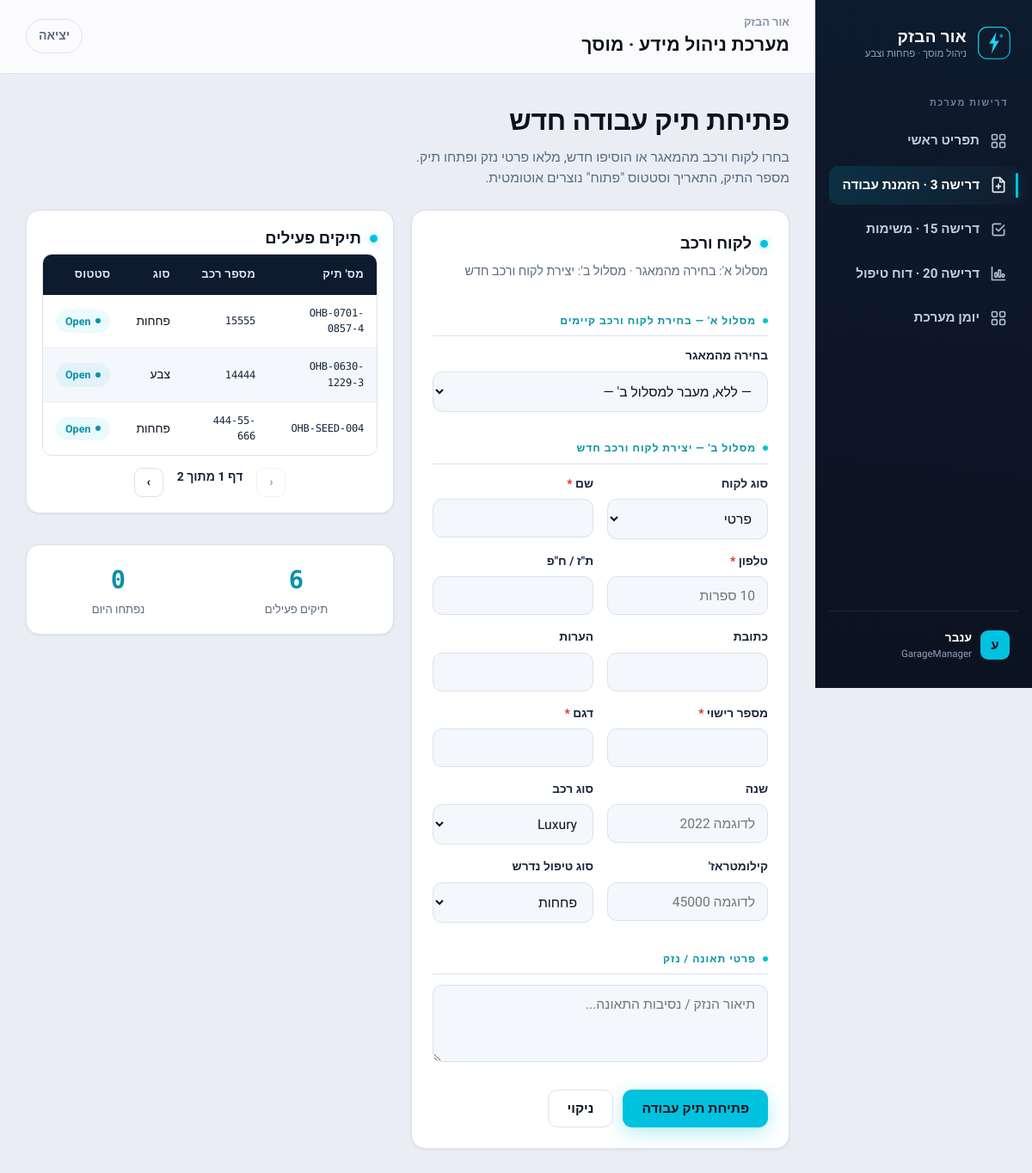
Screenshot of /work-order (signed in) with the database file from the repository.
### tables this page shows
CREATE TABLE work_cases (
    work_case_id INTEGER PRIMARY KEY AUTOINCREMENT,
    case_number TEXT NOT NULL UNIQUE,
    customer_id INTEGER NOT NULL,
    vehicle_id INTEGER NOT NULL,
    accident_details TEXT NOT NULL,
    work_type TEXT NOT NULL DEFAULT 'BodyRepair' CHECK(work_type IN ('BodyRepair','PaintServices','ThirdPartyAccident')),
    status TEXT NOT NULL DEFAULT 'Open' CHECK(status IN ('Open','InProgress','WaitingForParts','WaitingForInsurance','Completed','Closed','Cancelled')),
    opened_by_user_id INTEGER NOT NULL,
    created_at TEXT NOT NULL,
    updated_at TEXT NOT NULL,
    FOREIGN KEY(customer_id) REFERENCES customers(customer_id),
    FOREIGN KEY(vehicle_id) REFERENCES vehicles(vehicle_id),
    FOREIGN KEY(opened_by_user_id) REFERENCES users(user_id)
);

CREATE TABLE vehicles (
    vehicle_id INTEGER PRIMARY KEY AUTOINCREMENT,
    customer_id INTEGER NOT NULL,
    license_plate TEXT NOT NULL UNIQUE,
    model TEXT NOT NULL,
    year INTEGER,
    vehicle_type TEXT NOT NULL CHECK(vehicle_type IN ('Private','Business','Electric','Luxury')),
    km INTEGER DEFAULT 0,
    status TEXT NOT NULL DEFAULT 'Active' CHECK(status IN ('Active','Inactive','InMaintenance')),
    created_at TEXT NOT NULL,
    updated_at TEXT NOT NULL,
    FOREIGN KEY(customer_id) REFERENCES customers(customer_id)
);

### app.py (the view)
@app.route("/work-order", methods=["GET"])
def work_order():
    if not require_login():
        return redirect(url_for("login"))
    user = current_user()
    if not auth.checkPermissions(user, MANAGER_ROLES):
        flash("⛔ אין לך הרשאה לגשת לדרישה 3 (פתיחת תיק עבודה) — היא זמינה למנהלים בלבד.", "error")
        return redirect(url_for("dashboard"))
    ctl = WorkOrderController(db)
    existing = [r for r in ctl.getCustomersAndVehicles() if r.get("vehicle_id")]
    all_active = ctl.getActiveCases()
    page = max(1, int(request.args.get("page", 1)))
    per_page = 3
    total_pages = max(1, (len(all_active) + per_page - 1) // per_page)
    page = min(page, total_pages)
    active_cases = all_active[(page - 1) * per_page: page * per_page]
    summary = {
        'active': len(all_active),
        'today': sum(1 for c in all_active if c['created_at'][:10] == __import__('datetime').date.today().isoformat()),
    }
    return render_template("work_order.html", user=user, existing=existing,
                           active_cases=active_cases, page=page, total_pages=total_pages, summary=summary)

### app.py (called while the page is built)
def current_user():
    return session.get("user")

def require_login():
    return current_user() is not None

### controllers/auth_controller.py (called while the page is built)
    def checkPermissions(self, user: dict, allowed_roles: list) -> bool:
        if not user:
            return False
        u = User(userId=user.get("user_id"), role=user.get("role", ""))
        return u.checkPermissions(allowed_roles)

### controllers/work_order_controller.py (called while the page is built)
    def getCustomersAndVehicles(self):
        return self.db.queryExistingCustomersAndVehicles()

    def getActiveCases(self):
        return self.db.getActiveWorkCases()

### db/database.py (called while the page is built)
    def connect(self):
        conn = sqlite3.connect(self.path)
        conn.row_factory = sqlite3.Row
        conn.execute("PRAGMA foreign_keys = ON")
        return conn

    def _fetch_all(self, query, params=()):
        with self.connect() as conn:
            return [dict(r) for r in conn.execute(query, params).fetchall()]

    def queryExistingCustomersAndVehicles(self):
        return self._fetch_all("""
            SELECT c.customer_id, c.name, c.phone_number, c.customer_type,
                   v.vehicle_id, v.license_plate, v.model, v.year, v.vehicle_type
            FROM customers c
            LEFT JOIN vehicles v ON c.customer_id = v.customer_id
            WHERE c.status = 'Active'
            ORDER BY c.name
        """)

    def getActiveWorkCases(self):
        return self._fetch_all("""
            SELECT wc.work_case_id, wc.case_number, v.license_plate, wc.work_type,
                   wc.status, wc.created_at, wc.updated_at
            FROM work_cases wc JOIN vehicles v ON wc.vehicle_id = v.vehicle_id
            WHERE wc.status != 'Closed'
            ORDER BY wc.work_case_id DESC
        """)

### models/entities.py (called while the page is built)
    def checkPermissions(self, allowed_roles: List[str]) -> bool:
        return self.role in allowed_roles

### templates/work_order.html (shortened to what this page needs)
{% extends "shell.html" %}
{% set active = 'wo' %}
{% block content %}
<div class="page-head">
  <h2 class="page-title">פתיחת תיק עבודה חדש</h2>
  <p class="page-sub">בחרו לקוח ורכב מהמאגר או הוסיפו חדש, מלאו פרטי נזק ופתחו תיק.<br>מספר התיק, התאריך וסטטוס "פתוח" נוצרים אוטומטית.</p>
</div>
<div class="grid-2 equal">
  <div class="card">
    <div class="card-head"><span class="dot"></span><h2>לקוח ורכב</h2></div>
    <p class="hint">מסלול א': בחירה מהמאגר · מסלול ב': יצירת לקוח ורכב חדש</p>
    <div class="section-label">מסלול א' — בחירת לקוח ורכב קיימים</div>
    <div class="field">
      <label for="existing">בחירה מהמאגר</label>
      <select id="existing">
        <option value="">— ללא, מעבר למסלול ב' —</option>
      </select>
    </div>
    <div class="section-label">מסלול ב' — יצירת לקוח ורכב חדש</div>
    <div class="form-grid">
      <div class="field"><label>סוג לקוח</label><select id="customer_type"><option value="Private">פרטי</option><option value="Business">עסקי</option></select></div>
      <div class="field"><label>שם <span class="req">*</span></label><input type="text" id="name"></div>
      <div class="field"><label>טלפון <span class="req">*</span></label><input type="text" id="phone_number" inputmode="numeric" maxlength="10" placeholder="10 ספרות"></div>
      <div class="field"><label>ת"ז / ח"פ</label><input type="text" id="id_number"></div>
      <div class="field"><label>כתובת</label><input type="text" id="address"></div>
      <div class="field"><label>הערות</label><input type="text" id="notes"></div>
      <div class="field"><label>מספר רישוי <span class="req">*</span></label><input type="text" id="license_plate"></div>
      <div class="field"><label>דגם <span class="req">*</span></label><input type="text" id="model"></div>
      <div class="field"><label>שנה</label><input type="text" id="year" inputmode="numeric" maxlength="4" placeholder="לדוגמה 2022"></div>
      <div class="field"><label>סוג רכב</label><select id="vehicle_type"><option>Private</option><option>Business</option><option>Electric</option><option selected>Luxury</option></select></div>
      <div class="field"><label>קילומטראז'</label><input type="text" id="km" inputmode="numeric" placeholder="לדוגמה 45000"></div>
      <div class="field"><label>סוג טיפול נדרש</label><select id="work_type"><option value="BodyRepair">פחחות</option><option value="PaintServices">צבע</option><option value="ThirdPartyAccident">תאונת צד ג'</option></select></div>
    </div>
    <div class="section-label">פרטי תאונה / נזק</div>
    <div class="field"><textarea id="accident_details" placeholder="תיאור הנזק / נסיבות התאונה..."></textarea></div>
    <div class="btn-row">
      <button class="btn btn-primary" onclick="openCase()">פתיחת תיק עבודה</button>
      <button class="btn btn-ghost" onclick="location.reload()">ניקוי</button>
    </div>
  </div>
  <div class="right-col">
    <div class="card compact">
      <div class="card-head"><span class="dot"></span><h2>תיקים פעילים</h2></div>
      <div class="table-wrap">
        <table>
          <thead><tr><th>מס' תיק</th><th>מספר רכב</th><th>סוג</th><th>סטטוס</th></tr></thead>
          <tbody>
            {% for c in active_cases %}
            <tr>
              <td class="mono">{{ c.case_number }}</td>
              <td class="mono">{{ c.license_plate }}</td>
              <td>{{ {'BodyRepair':'פחחות','PaintServices':'צבע','ThirdPartyAccident':'תאונת צד ג׳'}.get(c.work_type, c.work_type) }}</td>
              <td><span class="badge {{ c.status|lower }}">{{ c.status }}</span></td>
            </tr>
            {% else %}
            <tr><td colspan="4" class="center muted">אין תיקים פעילים.</td></tr>
            {% endfor %}
          </tbody>
        </table>
      </div>
      {% if total_pages > 1 %}
      <div class="pager">
        <a href="{{ url_for('work_order', page=page-1) if page>1 else '#' }}" class="page-btn {{ 'disabled' if page==1 }}">‹</a>
        <span class="page-info">דף {{ page }} מתוך {{ total_pages }}</span>
        <a href="{{ url_for('work_order', page=page+1) if page<total_pages else '#' }}" class="page-btn {{ 'disabled' if page==total_pages }}">›</a>
      </div>
      {% endif %}
    </div>
    <div class="card mini-stats">
      <div class="ms"><div class="ms-n">{{ summary.active }}</div><div class="ms-l">תיקים פעילים</div></div>
      <div class="ms"><div class="ms-n">{{ summary.today }}</div><div class="ms-l">נפתחו היום</div></div>
    </div>
  </div>
</div>
{% endblock %}

### templates/shell.html (shortened to what this page needs)
{% extends "base.html" %}
{% macro icon(name) %}
  {% if name=='menu' %}<svg class="ico" viewBox="0 0 24 24" fill="none" stroke="currentColor" stroke-width="2" stroke-linecap="round" stroke-linejoin="round"><rect x="3" y="3" width="7" height="7" rx="1.5"/><rect x="14" y="3" width="7" height="7" rx="1.5"/><rect x="3" y="14" width="7" height="7" rx="1.5"/><rect x="14" y="14" width="7" height="7" rx="1.5"/></svg>
  {% elif name=='wo' %}<svg class="ico" viewBox="0 0 24 24" fill="none" stroke="currentColor" stroke-width="2" stroke-linecap="round" stroke-linejoin="round"><path d="M14 2v6h6"/><path d="M4 4a2 2 0 0 1 2-2h8l6 6v12a2 2 0 0 1-2 2H6a2 2 0 0 1-2-2z"/><path d="M12 11v6M9 14h6"/></svg>
  {% elif name=='dash' %}<svg class="ico" viewBox="0 0 24 24" fill="none" stroke="currentColor" stroke-width="2" stroke-linecap="round" stroke-linejoin="round"><path d="M9 11l3 3 8-8"/><path d="M20 12v6a2 2 0 0 1-2 2H6a2 2 0 0 1-2-2V6a2 2 0 0 1 2-2h9"/></svg>
  {% elif name=='report' %}<svg class="ico" viewBox="0 0 24 24" fill="none" stroke="currentColor" stroke-width="2" stroke-linecap="round" stroke-linejoin="round"><path d="M3 3v18h18"/><rect x="7" y="11" width="3" height="6" rx="1"/><rect x="12" y="7" width="3" height="10" rx="1"/><rect x="17" y="13" width="3" height="4" rx="1"/></svg>
  {% elif name=='log' %}<svg class="ico" viewBox="0 0 24 24" fill="none" stroke="currentColor" stroke-width="2" stroke-linecap="round" stroke-linejoin="round"><circle cx="12" cy="12" r="9"/><path d="M12 7v5l3 2"/></svg>
  {% endif %}
{% endmacro %}
{% block body %}
<div class="app">
  <aside class="sidebar">
    <div class="logo-row">
      {% include "_logo.html" with context %}
      <div class="logo-text"><div class="nm">אור הבזק</div><div class="sb">ניהול מוסך · פחחות וצבע</div></div>
    </div>
{% set _mgr = user and user.role in ['GarageManager','WorkManager','CEO'] %}
    <div class="side-label">דרישות מערכת</div>
    <a href="{{ url_for('menu') }}" class="side-link {{ 'active' if active=='menu' }}">{{ icon('menu') }} תפריט ראשי</a>
    <a href="{{ url_for('work_order') if _mgr else '#' }}" class="side-link {{ 'active' if active=='wo' }}" {{ '' if _mgr else 'onclick="noAccess(event)"' }}>{{ icon('wo') }} דרישה 3 · הזמנת עבודה</a>
    <a href="{{ url_for('dashboard') }}" class="side-link {{ 'active' if active=='dash' }}">{{ icon('dash') }} דרישה 15 · משימות</a>
    <a href="{{ url_for('report') if _mgr else '#' }}" class="side-link {{ 'active' if active=='report' }}" {{ '' if _mgr else 'onclick="noAccess(event)"' }}>{{ icon('report') }} דרישה 20 · דוח טיפול</a>
    {% if _mgr %}<a href="{{ url_for('system_log') }}" class="side-link {{ 'active' if active=='log' }}">{{ icon('menu') }} יומן מערכת</a>{% endif %}
    {% if user %}
    <div class="side-foot">
      <div class="side-user">
        <div class="av">{{ user.full_name[:1] }}</div>
        <div><div class="nm">{{ user.full_name }}</div><div class="rl">{{ user.role }}</div></div>
      </div>
    </div>
    {% endif %}
  </aside>
  <div class="content">
    <header class="topbar">
      <div>
        <div class="crumb">אור הבזק</div>
        <h1>מערכת ניהול מידע · מוסך</h1>
      </div>
      <a href="{{ url_for('logout') }}" class="logout-btn">יציאה</a>
    </header>
    <main class="wrap">
      {% block content %}{% endblock %}
    </main>
  </div>
</div>
{% endblock %}

### templates/base.html (shortened to what this page needs)
<!DOCTYPE html>
<html lang="he" dir="rtl">
<head>
  <link rel="stylesheet" href="{{ url_for('static', filename='style.css') }}">
</head>
<body>
  {% block body %}{% endblock %}
</body>
</html>

### templates/_logo.html
{% set s = size|default(40) %}
{% set v = variant|default('light') %}
<svg class="logo-badge" width="{{ s }}" height="{{ s }}" viewBox="0 0 48 48" fill="none" xmlns="http://www.w3.org/2000/svg" role="img" aria-label="אור הבזק">
  <defs>
    <linearGradient id="ohb-g-{{ v }}" x1="0" y1="0" x2="48" y2="48" gradientUnits="userSpaceOnUse">
      <stop stop-color="#16D6F0"/>
      <stop offset="1" stop-color="#00A6C4"/>
    </linearGradient>
  </defs>
  {% if v == 'dark' %}
    <rect x="2" y="2" width="44" height="44" rx="12" fill="url(#ohb-g-dark)"/>
    {% set fg = '#0B1220' %}
  {% else %}
    <rect x="2" y="2" width="44" height="44" rx="12" fill="#0E1B2E"/>
    <rect x="2" y="2" width="44" height="44" rx="12" stroke="url(#ohb-g-light)" stroke-width="1.5"/>
    {% set fg = '#16D6F0' %}
  {% endif %}
  <path d="M27 9 L17 25 L23 25 L20 39 L31 21 L25 21 Z" fill="{{ fg }}" {% if v=='dark' %}opacity="0.92"{% endif %}/>
  <circle cx="34" cy="14" r="2.4" fill="{{ fg }}" opacity="0.6"/>
</svg>

### rows the page displays
work_cases: case_number "OHB-0701-0857-4", license_plate "15555", work_type "פחחות", status "Open"
work_cases: case_number "OHB-0630-1229-3", license_plate "14444", work_type "צבע", status "Open"
work_cases: case_number "OHB-SEED-004", license_plate "444-55-666", work_type "פחחות", status "Open"

### other values shown
{{ user.full_name[:1] }} "ע"
{{ user.full_name }} "ענבר"
{{ user.role }} "GarageManager"
{{ total_pages }} "2"
{{ summary.active }} "6"
{{ summary.today }} "0"
